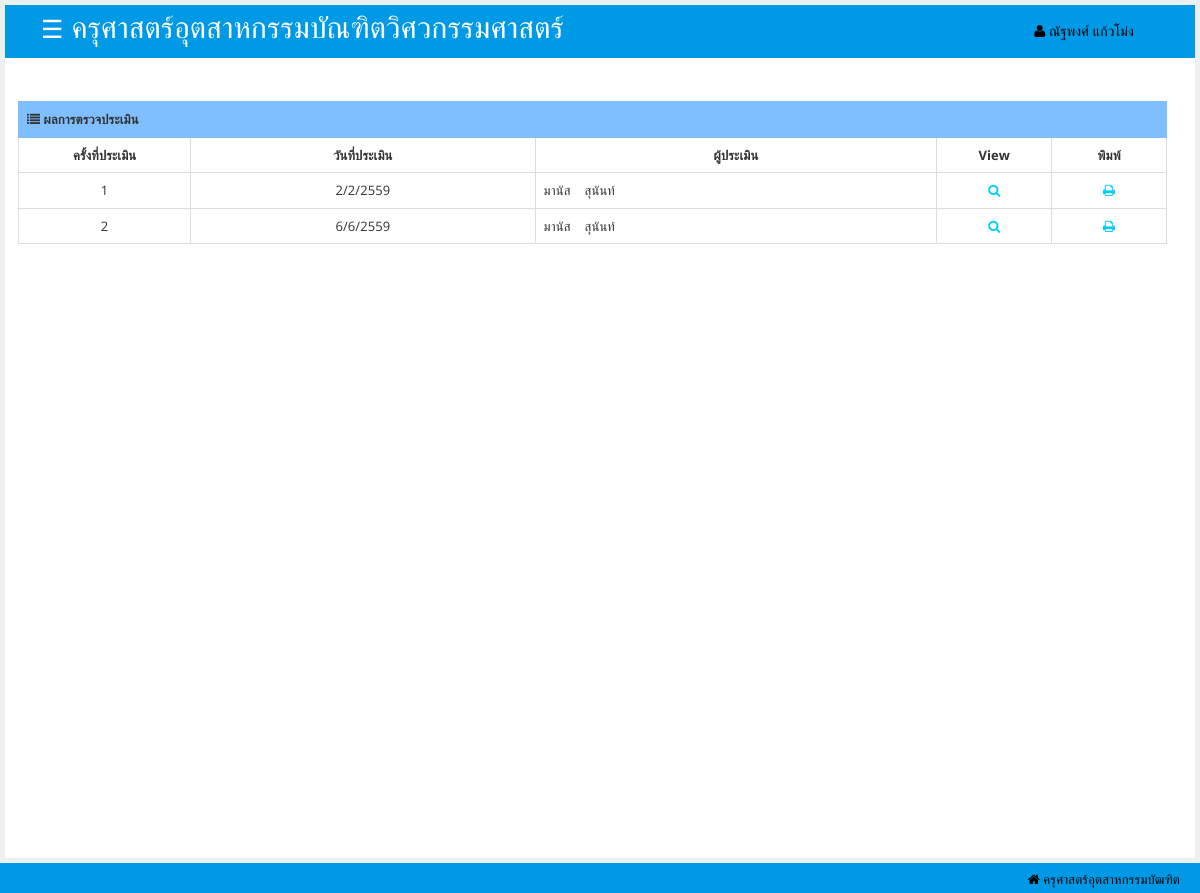
The page /rmutlexpro/stdassessment.php (signed in) on the database its author committed.
### tables this page shows
CREATE TABLE `student` (
  `student_id` bigint(14) NOT NULL,
  `title_id` int(11) NOT NULL,
  `student_name` varchar(50) NOT NULL,
  `student_lname` varchar(50) NOT NULL,
  `faculty_id` int(11) NOT NULL,
  `course_id` int(11) NOT NULL,
  `branch_id` int(11) NOT NULL,
  `year_id` int(11) NOT NULL,
  `term_id` int(11) NOT NULL,
  `class_id` int(11) NOT NULL,
  `student_Advisors` varchar(100) NOT NULL,
  `student_password` varchar(50) NOT NULL,
  `indentity_id` int(11) NOT NULL,
  `date_regis` varchar(20) NOT NULL,
  `active` varchar(1) NOT NULL,
  `profile_id` bigint(15) NOT NULL,
  `saddressnow_id` bigint(14) NOT NULL,
  `saddresshome_id` bigint(14) NOT NULL,
  `edu_id` int(11) NOT NULL,
  `edupart_id` int(11) NOT NULL,
  `trainer_id` int(11) NOT NULL,
  `teacher_id` int(11) NOT NULL
);

CREATE TABLE `teacherment` (
  `teacherment_id` bigint(15) NOT NULL,
  `teacherment_student` bigint(15) NOT NULL,
  `teacherment_teacher` int(11) NOT NULL,
  `teacherment_date` varchar(15) NOT NULL,
  `teacherment_name` varchar(300) NOT NULL
);

CREATE TABLE `teacher` (
  `teacher_id` int(11) NOT NULL,
  `title_id` int(11) NOT NULL,
  `teacher_name` varchar(50) NOT NULL,
  `teacher_lname` varchar(50) NOT NULL,
  `teacher_email` varchar(50) NOT NULL,
  `teacher_tel` varchar(50) NOT NULL,
  `faculty_id` int(11) NOT NULL,
  `course_id` int(11) NOT NULL,
  `branch_id` int(11) NOT NULL,
  `teacher_password` varchar(50) NOT NULL,
  `qualification` varchar(255) NOT NULL,
  `exper` varchar(255) NOT NULL,
  `indentity_id` int(11) NOT NULL
);

### rmutlexpro/stdassessment.php (the view, shortened to what this page needs)
<!DOCTYPE html>
<html lang="en"><head>
    <link id="bootstrap-style" href="css/bootstrap.css" rel="stylesheet">
    <link href="css/halflings.css" rel="stylesheet">
    <link rel="stylesheet" href="css/layout.css" type="text/css">
    <link href="css/bootstrap-responsive.min.css" rel="stylesheet">
    <link id="base-style" href="css/style.css" rel="stylesheet">
    <link id="base-style-responsive" href="css/style-responsive.css" rel="stylesheet">
    <link href="css/font-awesome.min.css" rel="stylesheet">
    <link href="css/font-awesome.css" rel="stylesheet">
    <link rel="stylesheet" href="css/modal.css" type="text/css">
</head>
<body>
<?php
if ($_SESSION['ses_id']=='') {
    echo "<meta http-equiv='refresh' content='1;URL=loginstd.php'>";
}elseif ($_SESSION['indentity_id']!=3) {
    echo "<meta http-equiv='refresh' content='1;URL=logoutstd.php'>";
}elseif($_SESSION['active']!=1){
    echo "<meta http-equiv='refresh' content='1;URL=waitregis.php'>";
}else{
?>
<div id="main">
<nav class="navbar navbar-default">
        <div class="navbar-inner">
            <div class="container-fluid">
                <div class="navbar-header">
                    <a class="brand"><span style="font-size:30px"><span style="font-size:25px;cursor:pointer" onclick="openNav()">&#9776;</span>&nbsp;ครุศาสตร์อุตสาหกรรมบัณฑิตวิศวกรรมศาสตร์</span></a>
                </div>
                <div class="nav-no-collapse header-nav">
                    <ul class="nav navbar-nav pull-right">
                        <li class="dropdown">
                            <a class="btn dropdown-toggle" href="#">
                                <i class="fa fa-user"></i>
                                                             <?php
                                                            $strSQL = "SELECT * FROM student WHERE student_id = '".$_SESSION['student_id']."' ";
                                                            $objQuery = mysql_query($strSQL) or die(mysql_error());
                                                            ?>
                                                            <?php
                                                                    while ($nti=mysql_fetch_array($objQuery)){
                                                            ?>
                                                            <label style="font-weight: normal" class="control-label" value='<?php echo $nti['student_name'];?>'><?php echo $nti['student_name'];?>
                                                            <?php }?>
                                                            </label>
                                                            <?php
                                                            $strSQL = "SELECT * FROM student WHERE student_id = '".$_SESSION['student_id']."' ";
                                                            $objQuery = mysql_query($strSQL) or die(mysql_error());
                                                            ?>
                                                            <?php
                                                                    while ($nti=mysql_fetch_array($objQuery)){
                                                            ?>
                                                            <label style="font-weight: normal" class="control-label" value='<?php echo $nti['student_lname'];?>'><?php echo $nti['student_lname'];?>
                                                            <?php }?>
                                                            </label>
                            </a>
                        </li>
                    </ul>
                </div>
            </div>
        </div>
    </nav>
            <div id="content" class="span10">
               <div class="row">
                    <div class="col-lg-12 panel-body">
                        <div class="table-responsive panel-collapse pull out">
                            <table class="table table-bordered">
                                <tbody>
                                    <tr>
                                        <td style="text-align:left" class="success" colspan="5"><i class="icon-list"></i><strong> ผลการตรวจประเมิน</strong></td>
                                    </tr>
                                    <tr style="font-weight:bold">
                                        <td style="width:15%;text-align:center">ครั้งที่ประเมิน</td>
                                        <td style="width:30%;text-align:center">วันที่ประเมิน</td>
                                        <td style="width:35%;text-align:center">ผู้ประเมิน</td>
                                        <td style="width:10%;text-align:center">View</td>
                                        <td style="width:10%;text-align:center">พิมพ์</td>
                                    </tr>
                                    <?php
$strSQLa = "SELECT * FROM student WHERE student_id='".$_SESSION['student_id']."'";
$objQuerya = mysql_query($strSQLa);
$ntia=mysql_fetch_array($objQuerya);
$bb=$ntia['student_id'];
$dd=$ntia['year_id'];
$ee=$ntia['term_id'];
$i='0';
$strSQLb = "SELECT * FROM lession WHERE student_id='$bb' AND term_id='$dd' AND year_id = '$ee'";
$objQueryb = mysql_query($strSQLb);
while ($ntib=mysql_fetch_array($objQueryb)) {
  $cc=$ntib['lession_id'];
                        $strSQL = "SELECT * FROM teacherment WHERE teacherment_id='$cc' AND teacherment_student ='".$_SESSION['student_id']."' ";
                        $objQuery = mysql_query($strSQL);?>
                      <?php
                        while ($nti=mysql_fetch_array($objQuery)){
                            $i=$i+'1';
                      ?>
                                    <tr>
                                        <td style="text-align:center"><?php echo $i;?></td>
                                        <td style="text-align:center"><?php echo $nti['teacherment_date'];?></td>
                                        <td style="text-align:left"><?php $teacherid=$nti['teacherment_teacher'];
                        $strSQL2 = "SELECT * FROM teacher WHERE teacher_id ='$teacherid' ";
                        $objQuery2 = mysql_query($strSQL2);
                        $nti2=mysql_fetch_array($objQuery2);
                        echo $nti2['teacher_name'],'&nbsp;','&nbsp;','&nbsp;','&nbsp;';
                        echo $nti2['teacher_lname'];
                         ?></td>
                                        <td style="text-align:center"><a href="stdassshow.php?teacherment_id=<?php echo $nti['teacherment_id'];?>" data-toggle="tooltip" data-placement="top" data-original-title="แสดง"><i class="icon-search" style="color:#00ccff"></i></a></td>
                                        <td style="text-align:center"><a <a href="stdasspdf.php?teacherment_id=<?php echo $nti['teacherment_id'];?>&i=<?php  echo$i;?>" data-toggle="tooltip" data-placement="top" data-original-title="พิมพ์"><i class="icon-print" style="color:#00ccff"></i></a></td>
                                    </tr>
                         <?php } } ?>
                                </tbody>
                            </table>
                        </div>
                    </div>
                </div>
            </div>
        </div>
   <footer>
            <p>
                <span class="icon-home" style="text-align:left;float: right"> ครุศาสตร์อุตสาหกรรมบัฒฑิต</a></span>
            </p>
        </footer>
</body>
</html>
<?php
}
?>

### rmutlexpro/css/halflings.css (style rules this page uses)
html, html .halflings { -webkit-font-smoothing: antialiased !important; }

### rmutlexpro/css/layout.css (style rules this page uses)
html { position: relative; z-index: 1; min-height: 100%; letter-spacing: 0.1px; }
html body { font-family: 'Open Sans', sans-serif; font-size: 13px; min-height: 100%; background-color: #ecf0f1; overflow-x: hidden; }
#main { position: relative; -webkit-transition: -webkit-transform 0.2s ease; -o-transition: -o-transform 0.2s ease; transition: transform 0.2s ease; }
#main:before, #main:after { content: " "; display: table; }
#main:after { clear: both; }
#main { padding-top: 100px; }
@media (min-width: 768px) { #main { padding-top: 60px; } }

### rmutlexpro/css/style-responsive.css (style rules this page uses)
@media (min-width: 1200px) { #content { width: 100%; padding: 28px; margin: 0px 0px; } }
@media (min-width: 1200px) { footer { margin: 0px 0px 0px 0px; padding: 10px 20px; } }

### rmutlexpro/css/modal.css (style rules this page uses)
* { margin:0; padding:0; }

### rmutlexpro/stdassessment.php (style rules this page uses)
body { font-family: "Lato", sans-serif; }
#main { transition: margin-left .5s; padding: 5px; }

### rows shown on the page
student: student_name "ณัฐพงศ์", student_lname "แก้วโม่ง"
teacherment: i "1", teacherment_date "2/2/2559", teacher.teacher_name "มานัส", teacher.teacher_lname "สุนันท์"
teacherment: i "2", teacherment_date "6/6/2559", teacher.teacher_name "มานัส", teacher.teacher_lname "สุนันท์"
